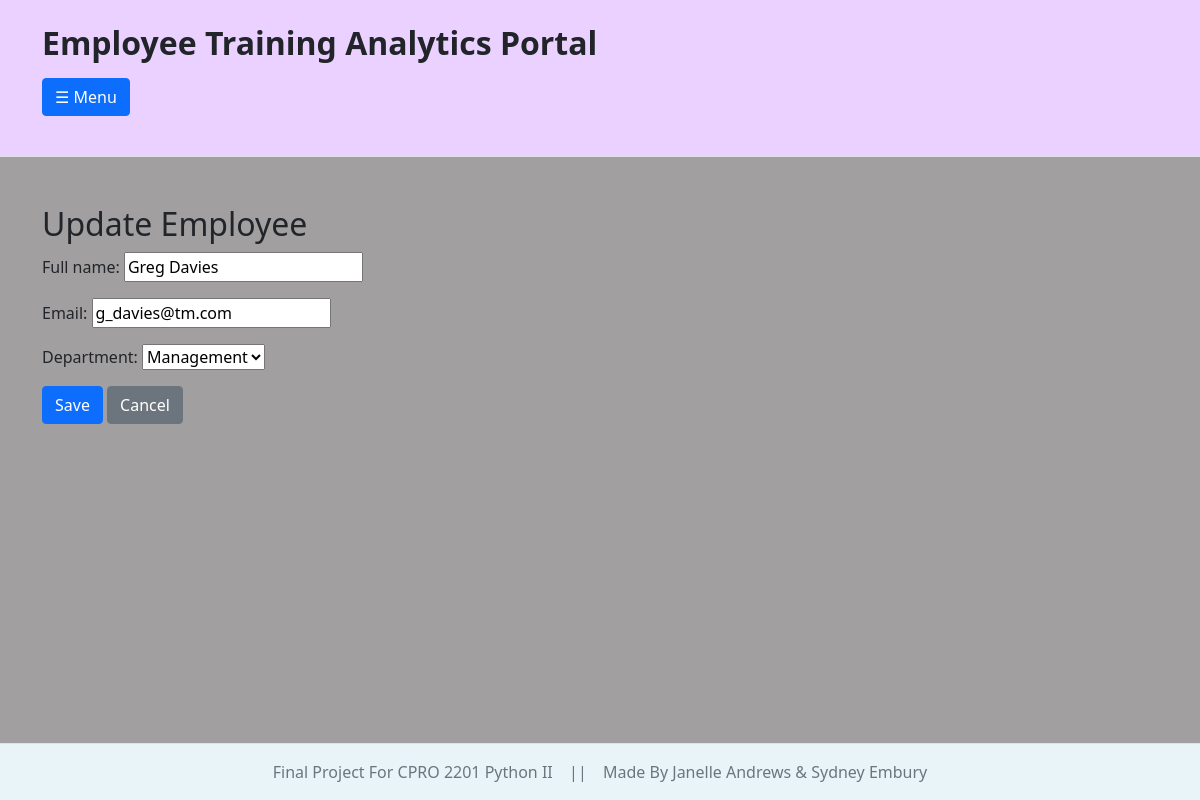
The page /analytics_portal/employees/update/4/ on the database its author committed.
### analytics_portal/models.py (models this page shows, shortened)
class Employee(models.Model):
    department_choices = [("1", "IT"),("2", "HR"),("3", "Sales"),("4","Admin"),("5","Management")]
    full_name = models.CharField(max_length=100)
    email = models.EmailField(unique=True)
    department = models.CharField(choices=department_choices)

### analytics_portal/views.py (the view)
# urls.py: path('employees/update/<int:id>/', views.update_employee, name="update_employee"),
def update_employee(request, id):
    employee = Employee.objects.get(id = id)
    form = EmployeeForm(instance=employee)
    if request.method == "POST":
        form = EmployeeForm(request.POST,instance=employee)
        if form.is_valid():
            form.save()
            return redirect("employee_list")
    return render(request, "analytics_portal/employee/update_employee.html",{"form":form})

### analytics_portal/forms.py
class EmployeeForm(forms.ModelForm):
    class Meta:
        model = Employee
        fields = "__all__"

### analytics_portal/templates/analytics_portal/employee/update_employee.html (shortened to what this page needs)
{% extends "analytics_portal/global_layout.html" %}
{% block content %}
    <h2>Update Employee</h2>
    <form method = "post">
        {{form.as_p}}
        <button class="btn btn-primary" type="submit">Save</button>
        <a class="btn btn-secondary" href="{% url 'employee_list' %}">Cancel</a>
    </form>
{% endblock %}

### rows shown on the page
Employee: full_name "Greg Davies", email "g_davies@tm.com", department "Management"
